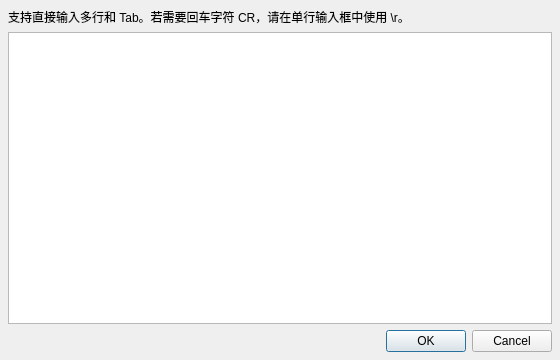
<?xml version="1.0" encoding="UTF-8"?>
<ui version="4.0">
 <class>ExtendedSendEditorDialog</class>
 <widget class="QDialog" name="ExtendedSendEditorDialog">
  <property name="geometry">
   <rect>
    <x>0</x>
    <y>0</y>
    <width>560</width>
    <height>360</height>
   </rect>
  </property>
  <property name="windowTitle">
   <string>高级编辑发送内容</string>
  </property>
  <layout class="QVBoxLayout" name="verticalLayout">
   <property name="spacing">
    <number>6</number>
   </property>
   <property name="leftMargin">
    <number>8</number>
   </property>
   <property name="topMargin">
    <number>8</number>
   </property>
   <property name="rightMargin">
    <number>8</number>
   </property>
   <property name="bottomMargin">
    <number>8</number>
   </property>
   <item>
    <widget class="QLabel" name="hintLabel">
     <property name="text">
      <string>支持直接输入多行和 Tab。若需要回车字符 CR，请在单行输入框中使用 \r。</string>
     </property>
     <property name="wordWrap">
      <bool>true</bool>
     </property>
    </widget>
   </item>
   <item>
    <widget class="QPlainTextEdit" name="dataPlainTextEdit"/>
   </item>
   <item>
    <widget class="QDialogButtonBox" name="buttonBox">
     <property name="standardButtons">
      <set>QDialogButtonBox::Cancel|QDialogButtonBox::Ok</set>
     </property>
    </widget>
   </item>
  </layout>
 </widget>
 <resources/>
 <connections/>
</ui>
